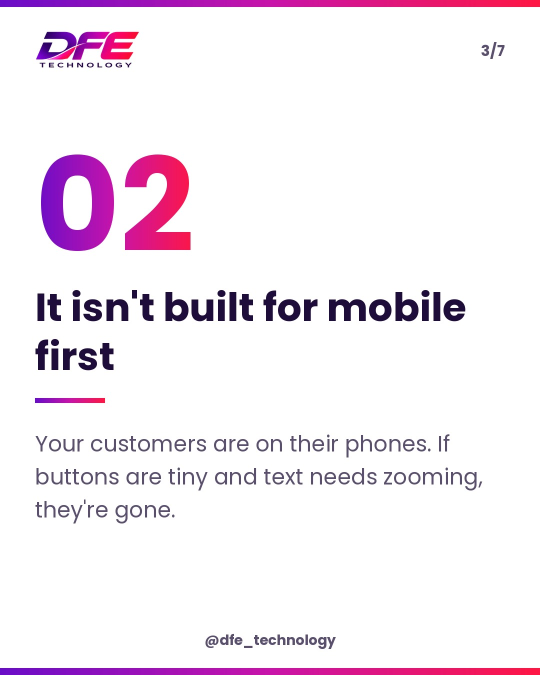
#> input picture posts/2026-11-26/slide3.jpg, 1080 x 1350 px, given in place of 2fbfd93a-image.png, which was not available (shown at 1/2 size)
$ python make_carousel.py out.png
#> lines starting #> are read from the running program, lines starting #| are printed output that depends on the picture; after the words box and inside, x2 and y2 are one past the last pixel; in counts of white or black regions, pixels touching at a corner belong together
from PIL import Image, ImageDraw, ImageFont, ImageChops
import os, sys

W, H = 1080, 1350
NAVY = (30, 12, 58)
GREY = (90, 80, 110)
C1, C2, C3 = (106, 13, 200), (200, 20, 170), (255, 23, 68)
F = "/usr/share/fonts/truetype/google-fonts/"
BOLD = F + "Poppins-Bold.ttf"
REG = F + "Poppins-Regular.ttf" if os.path.exists(F + "Poppins-Regular.ttf") else F + "Poppins-Medium.ttf"
OUT = sys.argv[1]
os.makedirs(OUT, exist_ok=True)

def font(p, s):
    return ImageFont.truetype(p, s)

def lerp(a, b, t):
    return tuple(int(a[i] + (b[i] - a[i]) * t) for i in range(3))

def grad_color(t):
    return lerp(C1, C2, t * 2) if t < 0.5 else lerp(C2, C3, (t - 0.5) * 2)

def gradient(w, h):
    g = Image.new("RGB", (w, h))
    d = ImageDraw.Draw(g)
    for x in range(w):
        d.line([(x, 0), (x, h)], fill=grad_color(x / max(w - 1, 1)))
    return g

# logo with white removed
logo = Image.open("/mnt/user-data/uploads/2fbfd93a-image.png").convert("RGB")
#> logo is the input picture: PIL image 1080x1350 RGB; mean R, G, B 244.9, 236.1, 243.8
logo = logo.crop((100, 440, 1170, 840))
#> logo: PIL image 1070x400 RGB
gray = logo.convert("L")
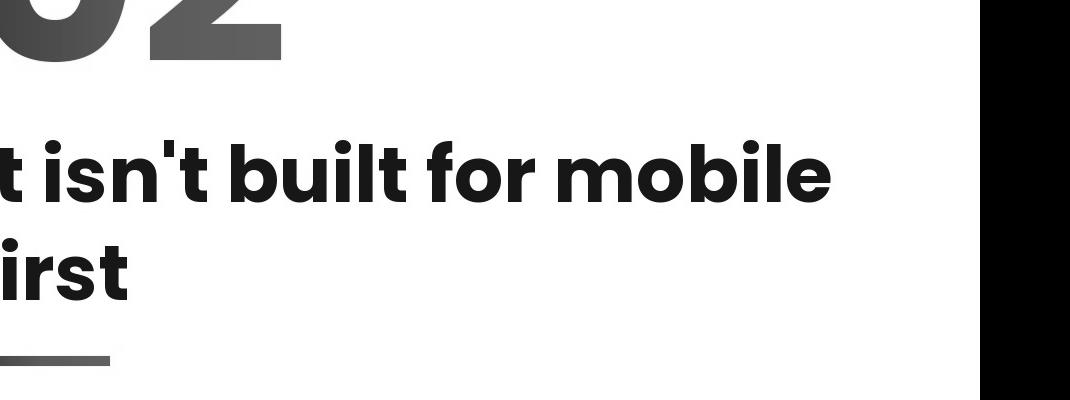
#> gray: PIL image 1070x400 L; min 0, max 255, mean 214.8
alpha = gray.point(lambda v: 0 if v > 235 else (255 if v < 200 else int((235 - v) * 255 / 35)))
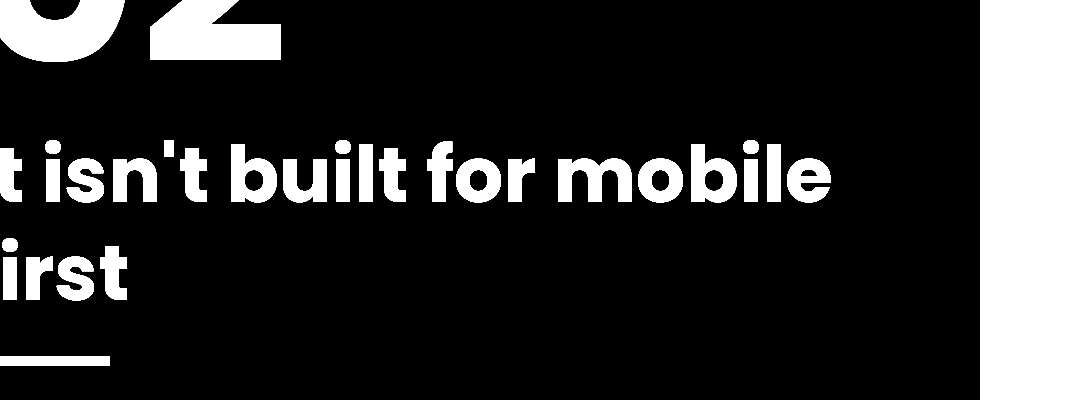
#> alpha: PIL image 1070x400 L; min 0, max 255, mean 44.7
logo = logo.convert("RGBA"); logo.putalpha(alpha)

def paste_logo(img, width, xy):
    l = logo.resize((width, int(logo.height * width / logo.width)), Image.LANCZOS)
    img.paste(l, xy, l)

def grad_text(img, xy, text, f):
    d = ImageDraw.Draw(img)
    bbox = d.textbbox(xy, text, font=f)
    w, h = bbox[2] - bbox[0], bbox[3] - bbox[1]
    mask = Image.new("L", img.size, 0)
    ImageDraw.Draw(mask).text(xy, text, font=f, fill=255)
    g = Image.new("RGB", img.size)
    g.paste(gradient(w + 4, h + 4), (bbox[0], bbox[1]))
    img.paste(g, (0, 0), mask)

def wrap(d, text, f, maxw):
    words, lines, cur = text.split(), [], ""
    for w in words:
        t = (cur + " " + w).strip()
        if d.textlength(t, font=f) <= maxw:
            cur = t
        else:
            lines.append(cur); cur = w
    lines.append(cur)
    return lines

def base(n, total):
    img = Image.new("RGB", (W, H), (255, 255, 255))
    d = ImageDraw.Draw(img)
    # soft corner blobs
    img.paste(gradient(W, 14), (0, 0))
    img.paste(gradient(W, 14), (0, H - 14))
    paste_logo(img, 210, (70, 60))
    d.text((W - 70, 80), f"{n}/{total}", font=font(BOLD, 30), fill=GREY, anchor="ra")
    d.text((W // 2, H - 70), "@dfe_technology", font=font(BOLD, 28), fill=GREY, anchor="mm")
    return img, d

slides = [
    ("cover", None),
    ("1", ("It takes more than 3 seconds to load", "Most visitors leave a slow site before it even opens. Every second costs you leads.")),
    ("2", ("It isn't built for mobile first", "Your customers are on their phones. If buttons are tiny and text needs zooming, they're gone.")),
    ("3", ("There's no instant way to contact you", "No WhatsApp button, no quick enquiry form? You're making buyers work too hard.")),
    ("4", ("Google can't find you", "No SEO basics means your competitors show up first, every single time.")),
    ("5", ("It still looks like 2018", "Old design quietly tells people your business is outdated too. Trust is lost in a glance.")),
    ("cta", None),
]
total = len(slides)

for i, (kind, data) in enumerate(slides, 1):
    img, d = base(i, total)
    if kind == "cover":
        d.text((80, 300), "Is your website", font=font(BOLD, 72), fill=NAVY)
        grad_text(img, (80, 390), "losing you", font(BOLD, 112))
        grad_text(img, (80, 520), "customers?", font(BOLD, 112))
        d.text((80, 720), "5 signs it's time for", font=font(REG, 48), fill=GREY)
        d.text((80, 785), "a new website in 2026", font=font(REG, 48), fill=GREY)
        bx = Image.new("RGB", (430, 100)); bx.paste(gradient(430, 100))
        m = Image.new("L", (430, 100), 0); ImageDraw.Draw(m).rounded_rectangle((0, 0, 429, 99), 50, fill=255)
        img.paste(bx, (80, 960), m)
        d.text((80 + 215, 1010), "Swipe >>", font=font(BOLD, 44), fill="white", anchor="mm")
    elif kind == "cta":
        d.text((80, 260), "Ticked even one?", font=font(BOLD, 64), fill=NAVY)
        grad_text(img, (80, 350), "Let's fix it.", font(BOLD, 110))
        y = 560
        for s in ["Websites that load fast & sell", "Mobile apps", "Games", "Digital marketing & SEO"]:
            img.paste(gradient(18, 18), (90, y + 22))
            d.text((130, y), s, font=font(REG, 44), fill=NAVY); y += 80
        bx = Image.new("RGB", (920, 150)); bx.paste(gradient(920, 150))
        m = Image.new("L", (920, 150), 0); ImageDraw.Draw(m).rounded_rectangle((0, 0, 919, 149), 40, fill=255)
        img.paste(bx, (80, 960), m)
        d.text((540, 1035), "DM us \"WEBSITE\" for a free audit", font=font(BOLD, 46), fill="white", anchor="mm")
    else:
        title, body = data
        grad_text(img, (70, 230), kind.zfill(2), font(BOLD, 260))
        y = 560
        for line in wrap(d, title, font(BOLD, 78), 940):
            d.text((70, y), line, font=font(BOLD, 78), fill=NAVY); y += 98
        y += 40
        img.paste(gradient(140, 10), (70, y)); y += 60
        for line in wrap(d, body, font(REG, 44), 940):
            d.text((70, y), line, font=font(REG, 44), fill=GREY); y += 66
    img.save(f"{OUT}/slide{i}.jpg", "JPEG", quality=92)
#> this loop made 7 passes
#> pass 1, in paste_logo, `l = logo.resize((width, int(logo.height * width / logo.width)), Image...`:
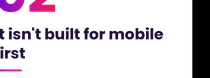
#> l: PIL image 210x78 RGBA; mean R, G, B, A 14.9, 5.8, 15.5, 44.6; transparent parts drawn white
#> pass 1, `img, d = base(i, total)`:
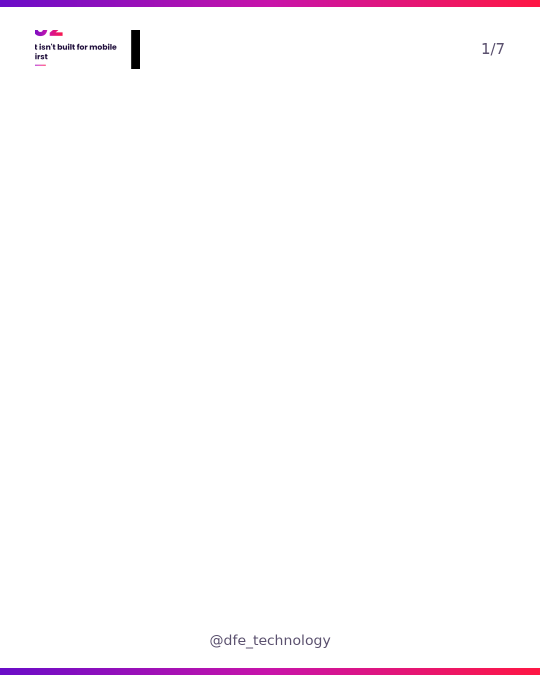
#> img: PIL image 1080x1350 RGB (shown at 1/2 size); mean R, G, B 253, 249.4, 252.3
#> after the loop:
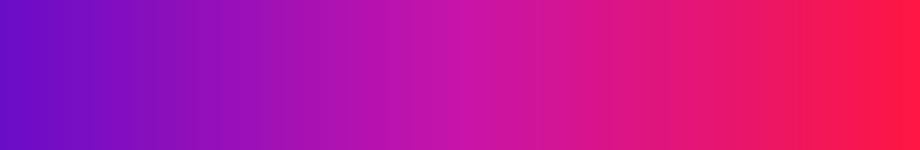
#> bx: PIL image 920x150 RGB; mean R, G, B 189.7, 18.5, 151.5
#> after the loop:
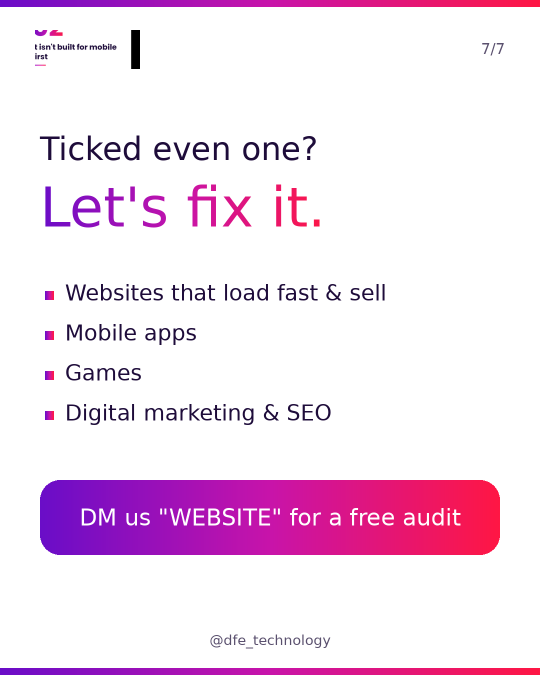
#> img: PIL image 1080x1350 RGB (shown at 1/2 size); mean R, G, B 243.4, 222.9, 239.4
#> after the loop:
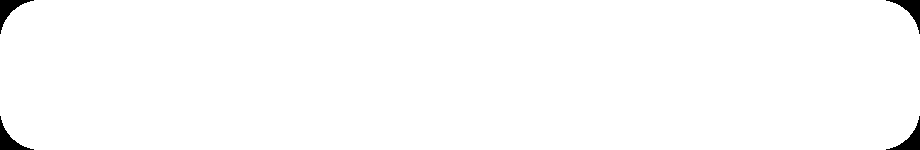
#> m: PIL image 920x150 L; 99% white; 4 black regions, box (x1, y1, x2, y2) and area: (0, 0, 34, 34) 354, (886, 0, 920, 34) 354, (0, 116, 34, 150) 354, (886, 116, 920, 150) 354
print("done")

$ run again, on posts/2026-11-26/slide4.jpg
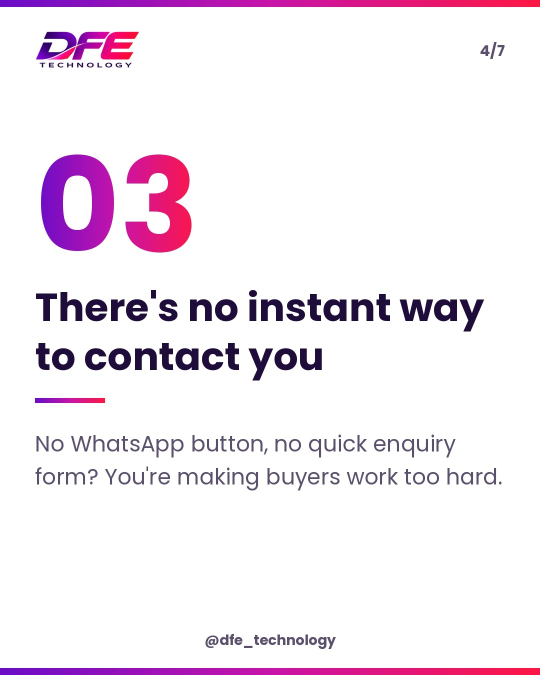
#> input picture posts/2026-11-26/slide4.jpg, 1080 x 1350 px, given in place of 2fbfd93a-image.png, which was not available (shown at 1/2 size)
#> logo is the input picture: PIL image 1080x1350 RGB; mean R, G, B 243.6, 234.7, 242.6
#> `alpha = gray.point(lambda v: 0 if v > 235 else (255 if v < 200 else in..`:
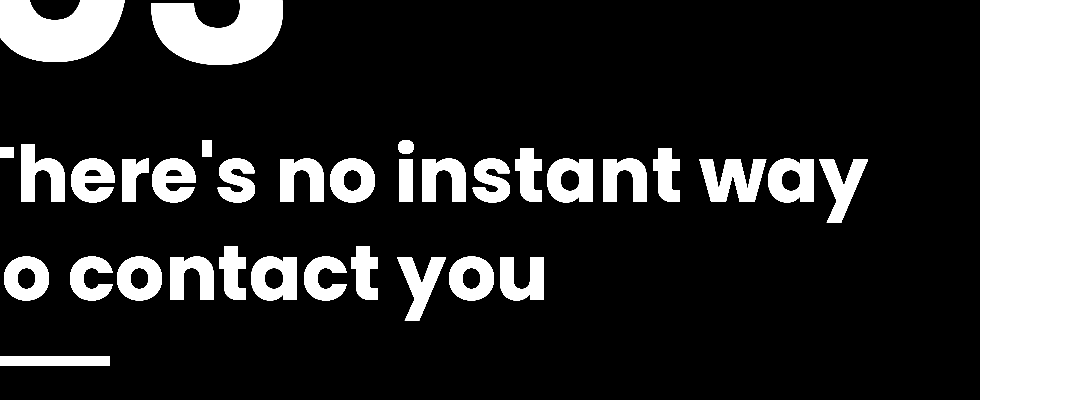
#> alpha: PIL image 1070x400 L; min 0, max 255, mean 50.6
#> the loop `for i, (kind, data) in enumerate(slides, 1):` made 7 passes
#> pass 1, in paste_logo, `l = logo.resize((width, int(logo.height * width / logo.width)), Image...`:
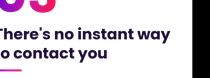
#> l: PIL image 210x78 RGBA; mean R, G, B, A 17.5, 8.3, 19.2, 50.6; transparent parts drawn white
